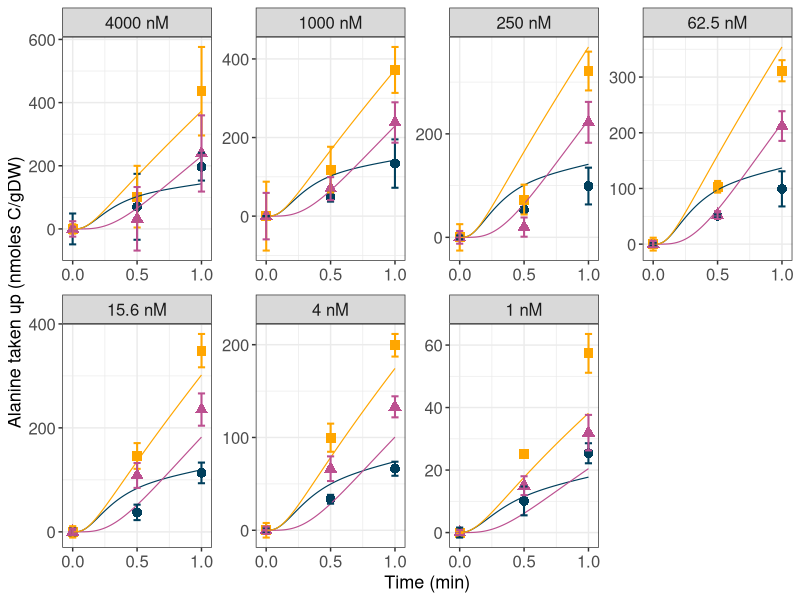
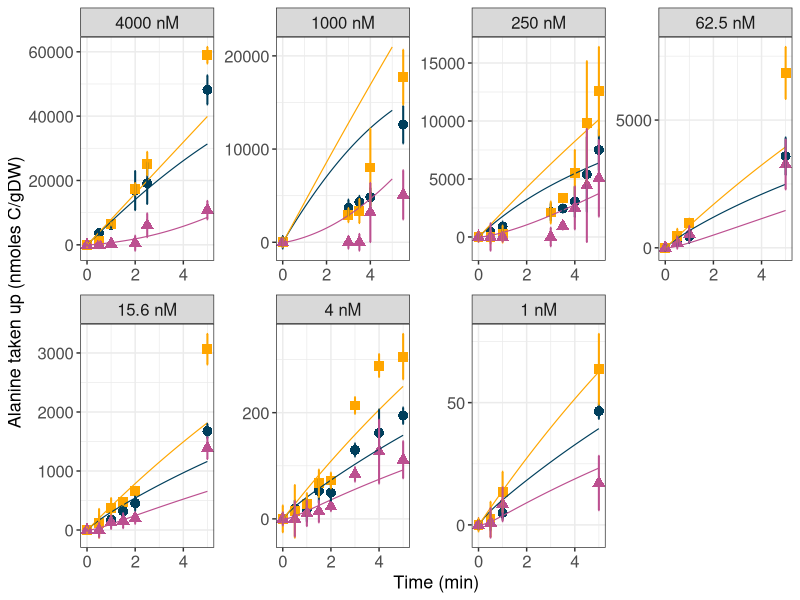
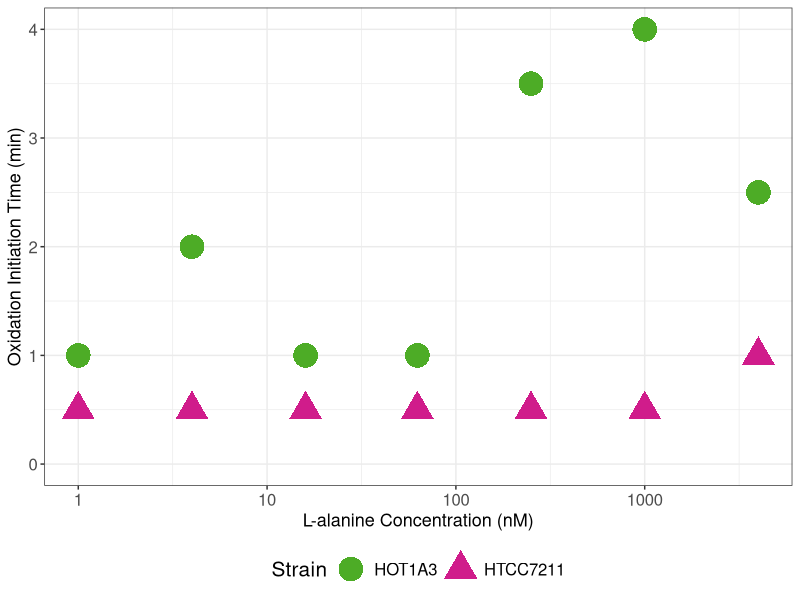
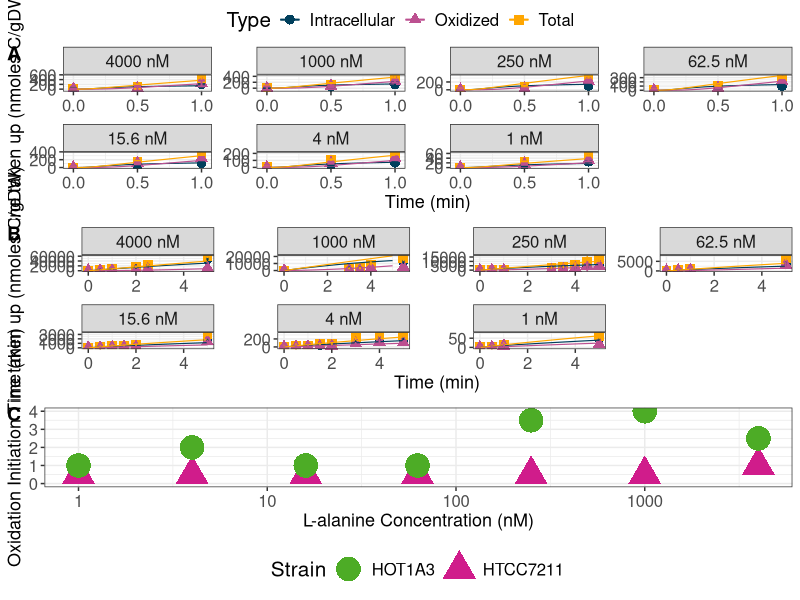
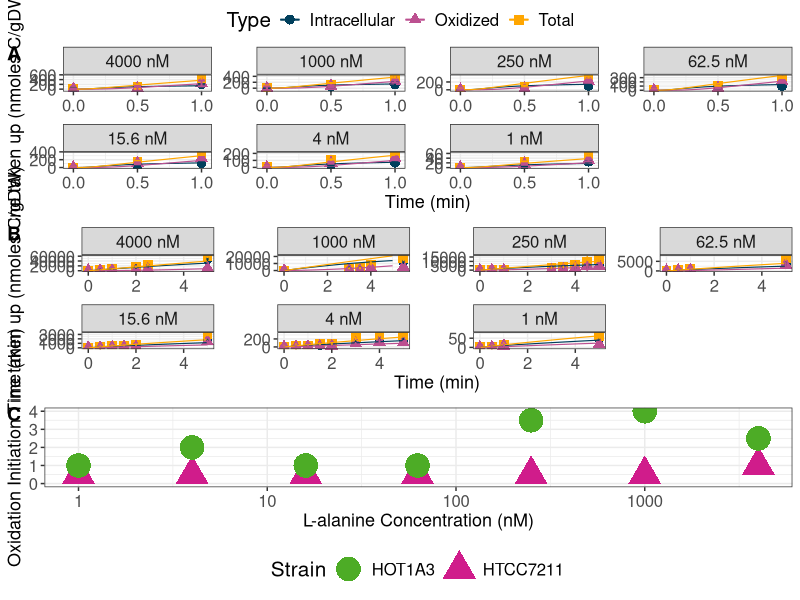
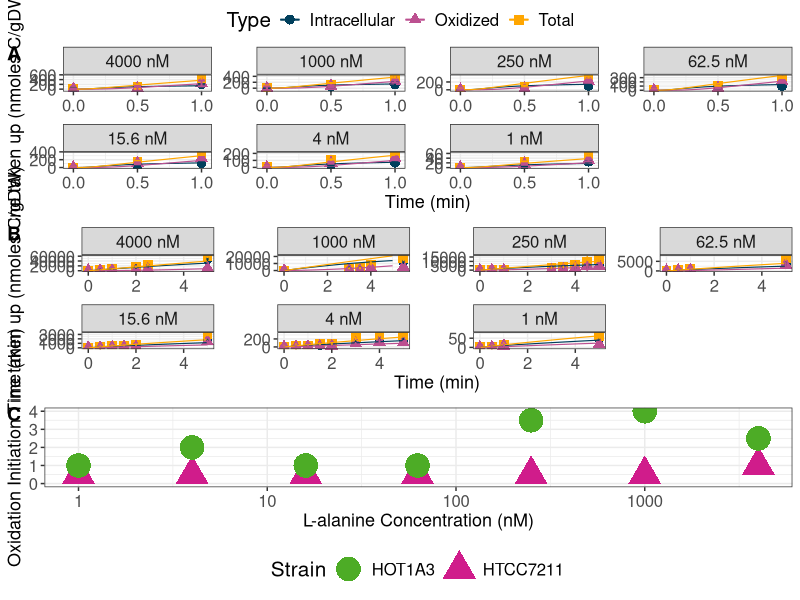

Source code (R) for these figures, in order:
## ---- chunk 1
knitr::opts_chunk$set(echo = TRUE,
                      message = FALSE, 
                      warning=FALSE,
                      fig.align = "left")

## ---- chunk 2
library("here")            # set the path to the folder 
library("GGally")
library("ggplot2")
library("ggpubr")
library("svglite") #for saving SVGs

set.seed(57)

## ---- chunk 3
#input data
rawdata_7211 <- read.csv("Uptake_Rdata_7211_alanine_BaCl2_all.csv", header=TRUE)
rawdata_7211

model_7211 <- read.csv("Uptake_Rdata_7211_alanine_BaCl2_all_model.csv", header=TRUE)
model_7211

rawdata_hot <- read.csv("Uptake_Rdata_HOT1A3_alanine_BaCl2_all.csv", header=TRUE)
rawdata_hot

model_hot <- read.csv("Uptake_Rdata_HOT1A3_alanine_BaCl2_all_model.csv", header=TRUE)
model_hot

## ---- chunk 4

rawdata_7211$Concentration <- factor(rawdata_7211$Concentration, 
                                     levels = (unique(rawdata_7211$Concentration)),
                                     ordered=TRUE)

model_7211$Concentration <- factor(model_7211$Concentration, 
                                   levels = (unique(model_7211$Concentration)), 
                                   ordered=TRUE)

rawdata_hot$Concentration <- factor(rawdata_hot$Concentration, 
                                    levels = (unique(rawdata_hot$Concentration)), 
                                    ordered=TRUE)

model_hot$Concentration <- factor(model_hot$Concentration, 
                                  levels = (unique(model_hot$Concentration)), 
                                  ordered=TRUE)

xmax1 <- max(rawdata_7211$Time, na.rm = TRUE)
xmax2 <- max(rawdata_hot$Time, na.rm = TRUE)
xmax2
## ---- chunk 5
#plots

plot_7211 <- ggplot(rawdata_7211) +
  geom_point(data = rawdata_7211, aes(x=Time, y=Uptake, 
                                             color=Type, shape=Type),
             size = 3) +
  geom_line(data = model_7211, aes(x=Time, y=Uptake,
                                          color=Type),
            size = 0.4) +
  geom_errorbar(data = rawdata_7211, aes(x=Time, y=Uptake,
                                                ymin=Uptake-StDev, 
                                                ymax=Uptake+StDev,
                                                color=Type), 
                width=(xmax1/6), size = 0.7,
                position=position_dodge(.001)) +
  theme_bw() + 
  scale_colour_manual(values=c("#003f5c","#bc5090", "#ffa600")) +
  labs(x = "Time (min)", y = "Alanine taken up (nmoles C/gDW)") +
  theme(text = element_text(size=15), 
        panel.spacing = unit(0.5, "lines"), 
        legend.position = "none",
        axis.title.y = element_text(size=13),
        axis.title.x = element_text(size=13)) +
  scale_y_continuous(breaks = scales::pretty_breaks(n=3)) +
  scale_x_continuous(breaks = scales::pretty_breaks(n=3))

plot_7211_final <- plot_7211 + facet_wrap(vars(Concentration), scales = "free",
                                          nrow = 2, ncol = 4)
plot_7211_final

plot_hot <- ggplot(rawdata_hot) +
  geom_point(data = rawdata_hot, aes(x=Time, y=Uptake, 
                                      color=Type, shape=Type),
             size = 3) +
  geom_line(data = model_hot, aes(x=Time, y=Uptake,
                                   color=Type),
            size = 0.4) +
  geom_errorbar(data = rawdata_hot, aes(x=Time, y=Uptake,
                                         ymin=Uptake-StDev, 
                                         ymax=Uptake+StDev,
                                         color=Type), 
                width=(xmax1/6), size = 0.7,
                position=position_dodge(.001)) +
  theme_bw() + 
  scale_colour_manual(values=c("#003f5c","#bc5090", "#ffa600")) +
  labs(x = "Time (min)", y = "Alanine taken up (nmoles C/gDW)") +
  theme(text = element_text(size=15), 
        panel.spacing = unit(0.5, "lines"), 
        legend.position = "none",
        axis.title.y = element_text(size=13),
        axis.title.x = element_text(size=13)) +
  scale_y_continuous(breaks = scales::pretty_breaks(n=3)) +
  scale_x_continuous(breaks = scales::pretty_breaks(n=3))

plot_hot_final <- plot_hot + facet_wrap(vars(Concentration), scales = "free",
                                        nrow = 2, ncol = 4)
plot_hot_final

dot_line_plots <- ggarrange(plot_7211_final,plot_hot_final,
          labels = c("A", "B"),
          ncol = 1, nrow = 2,
          common.legend = TRUE)

## ---- chunk 6
#oxidation initiation data
rawdata <- read.csv("Uptake_oxidation_initiation_Rdata.csv", header=TRUE)

ox_init <- ggplot(rawdata, aes(x=Concentration, y=Initiation, group=Strain)) + 
  geom_point(size = 8, show.legend = TRUE,
                   aes(shape=Strain, color=Strain)) +
  theme_bw() + 
  theme(text = element_text(size=15), 
        legend.position = "bottom", 
        legend.direction="horizontal",
        axis.title.y = element_text(size=13),
        axis.title.x = element_text(size=13),
        legend.title = element_text(size=15),
        legend.text = element_text(size=12))+
  labs(x = "L-alanine Concentration (nM)", y = "Oxidation Initiation Time (min)") +
  coord_cartesian(ylim = c(0,4)) +
  scale_x_log10() +
  scale_color_manual(values=c("#4dac26","#d01c8b")) +
  scale_shape_manual(values=c(16, 17))

ox_init

## ---- chunk 7
#final plot
fig2 <- ggarrange(dot_line_plots, ox_init,
          labels = c("", "C"),
          ncol = 1, nrow = 2,
          heights = c(1, 0.5))
fig2

ggsave("Figure 2.png", fig2, width = 240, height = 300, units = "mm", dpi = 300)

ggsave("Figure 2.svg", fig2, width = 240, height = 300, units = "mm", dpi = 300)
